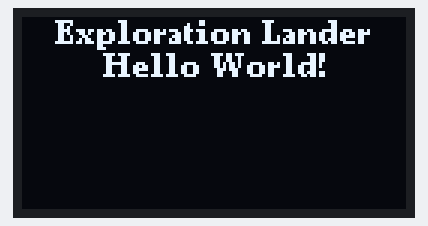
This sketch was run on a simulated Arduino Uno, built with avr-gcc and run on an emulated ATmega328P. On the bench: 128×64 one-colour display.

Above: at 1.2 s.
At 1.7 s:
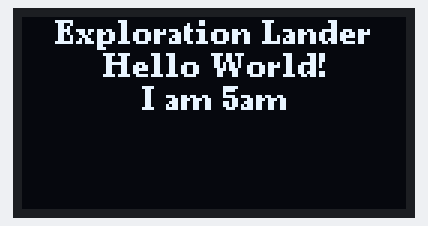

The sketch:

chapter5_1__oled_display.ino
```cpp
#include "Arduino.h"
#include <U8g2lib.h>

U8G2_SH1106_128X64_NONAME_F_HW_I2C lander_display(U8G2_R0, /* reset=*/U8X8_PIN_NONE);

////////////////////////////////////////////////////////////////////////////////////////////////////////
void drawCenteredString(byte y, char *string) {
  byte centered_x = (lander_display.getDisplayWidth() - lander_display.getStrWidth(string)) / 2;
  lander_display.drawStr(centered_x, y, string);
}

// Arduino UNO I2C pins
//  A4 - SDA
//  A5 - SCL

////////////////////////////////////////////////////////////////////////////////////////////////////////
void setup() {
    Serial.begin(9600);
    delay(1000);
    lander_display.begin();

    lander_display.setFont(u8g2_font_ncenB08_tr);
}

void loop() {
    // Save the number of vertical pixels required for the tallest character
    // in the current font.  This is used later to properly position text on
    // our display.
    byte font_height = lander_display.getMaxCharHeight();

    lander_display.clearBuffer();  // clear the internal memory
    lander_display.setFontPosTop();

    // Title line for our display
    drawCenteredString(0, "Exploration Lander");

    // Display our "Hello World!" message on line 2 (moving down "font_height" bits)
    drawCenteredString(font_height, "Hello World!");
    lander_display.sendBuffer();
    delay(500);
    drawCenteredString(font_height*2, "I am 5am");
    lander_display.sendBuffer();
    delay(500);
}
```

Measured:
- what the display in image 0 shows lasts 0.5 s, from 1.1 s to 1.6 s
- what the display in image 1 shows lasts 0.6 s, from 1.6 s to 2.2 s
